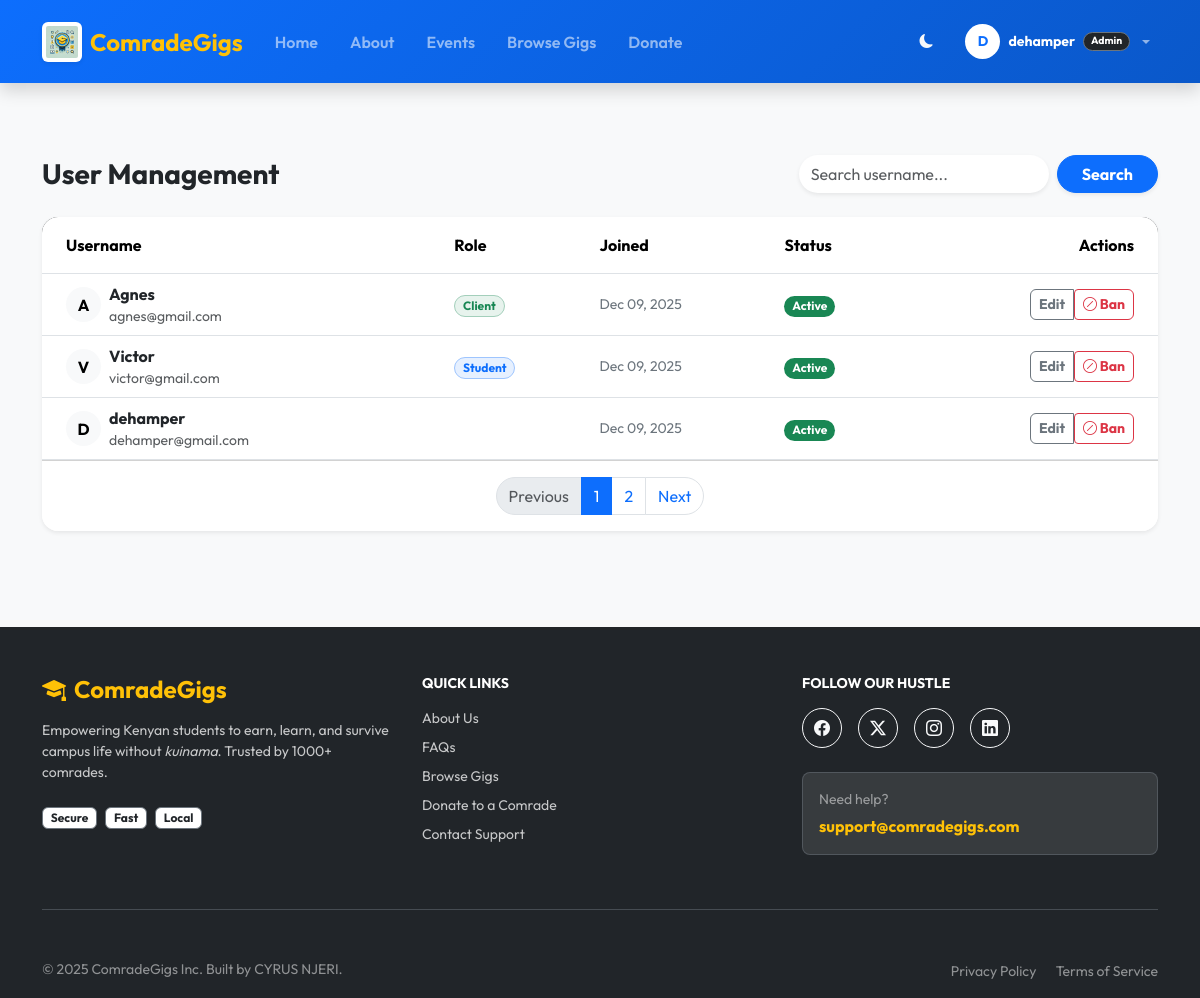
The app's page /admin-panel/users/ (signed in), older data.
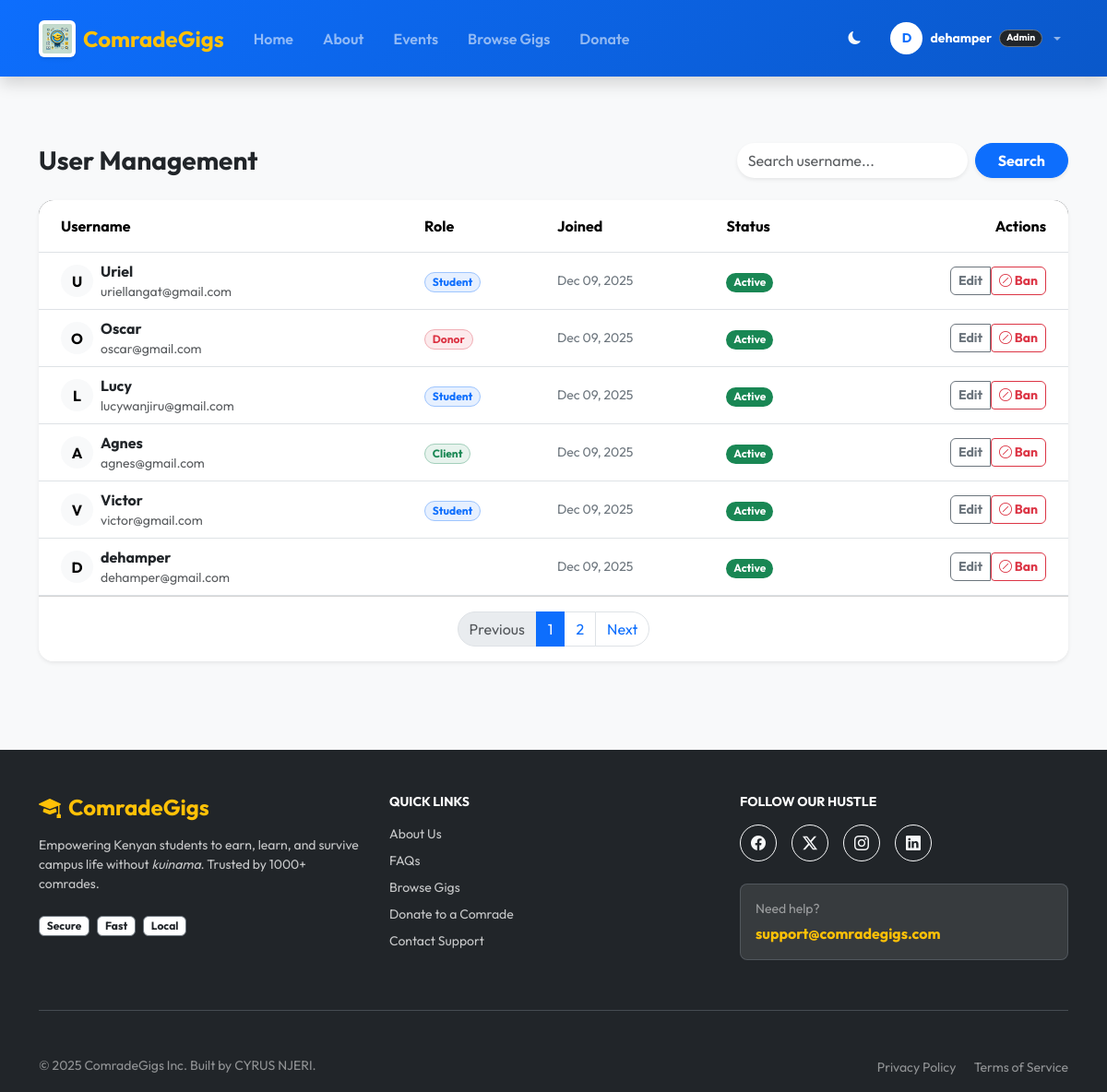
The same page, newer data.
### myapp/models.py (models this page shows, shortened)
class User(AbstractUser):
    role = models.CharField(max_length=10, choices=ROLE_CHOICES, default='student')
    is_verified = models.BooleanField(default=False)
    phone_number = models.CharField(max_length=15, blank=True, null=True, help_text="Required for M-Pesa")
    profile_image = models.ImageField(upload_to='profiles/', blank=True, null=True)

### myapp/views.py (the view)
# urls.py: path('admin-panel/users/', views.admin_users, name='admin_users'),
@login_required
def admin_users(request):
    if not request.user.is_superuser:
        return redirect('myapp:home')
    users = User.objects.all().order_by('-date_joined')
    return render(request, 'custom_admin/manage_users.html', {'users': users})

### myapp/templates/custom_admin/manage_users.html (shortened to what this page needs)
{% extends "base.html" %}
{% load static %}
{% block content %}
<section class="py-5 bg-light">
  <div class="container">
    <div class="d-flex justify-content-between align-items-center mb-4">
      <h3 class="fw-bold mb-0">User Management</h3>
      <div class="d-flex gap-2">
        <input type="text" class="form-control rounded-pill border-0 shadow-sm" placeholder="Search username..." style="width: 250px;">
        <button class="btn btn-primary rounded-pill px-4 fw-bold shadow-sm">Search</button>
      </div>
    </div>
    <div class="card border-0 shadow-sm rounded-4 overflow-hidden">
      <div class="table-responsive">
        <table class="table table-hover mb-0 align-middle">
          <thead class="bg-dark text-white">
            <tr>
              <th class="py-3 ps-4">Username</th>
              <th class="py-3">Role</th>
              <th class="py-3">Joined</th>
              <th class="py-3">Status</th>
              <th class="py-3 text-end pe-4">Actions</th>
            </tr>
          </thead>
          <tbody>
            {% for user in users %}
            <tr>
              <td class="ps-4">
                <div class="d-flex align-items-center">
                  <div class="bg-light rounded-circle d-flex align-items-center justify-content-center fw-bold me-2" style="width: 35px; height: 35px;">
                    {{ user.username|slice:":1"|upper }}
                  </div>
                  <div>
                    <div class="fw-bold text-dark">{{ user.username }}</div>
                    <div class="small text-muted">{{ user.email }}</div>
                  </div>
                </div>
              </td>
              <td>
                {% if user.role == 'student' %}
                  <span class="badge bg-primary bg-opacity-10 text-primary border border-primary-subtle rounded-pill">Student</span>
                {% elif user.role == 'client' %}
                  <span class="badge bg-success bg-opacity-10 text-success border border-success-subtle rounded-pill">Client</span>
                {% elif user.role == 'donor' %}
                  <span class="badge bg-danger bg-opacity-10 text-danger border border-danger-subtle rounded-pill">Donor</span>
                {% endif %}
              </td>
              <td class="text-secondary small">{{ user.date_joined|date:"M d, Y" }}</td>
              <td>
                {% if user.is_active %}
                  <span class="badge bg-success rounded-pill">Active</span>
                {% else %}
                  <span class="badge bg-secondary rounded-pill">Banned</span>
                {% endif %}
              </td>
              <td class="text-end pe-4">
                <div class="btn-group">
                  <a href="#" class="btn btn-sm btn-outline-secondary rounded-start fw-bold">Edit</a>
                  <form method="post" action="{% url 'myapp:admin_ban_user' user.id %}" onsubmit="return confirm('Are you sure you want to change this user\'s status?');">
                    {% if user.is_active %}
                      <button type="submit" class="btn btn-sm btn-outline-danger rounded-end fw-bold">
                        <i class="bi bi-slash-circle"></i> Ban
                      </button>
                    {% else %}
                      <button type="submit" class="btn btn-sm btn-success rounded-end fw-bold">
                        <i class="bi bi-check-circle"></i> Unban
                      </button>
                    {% endif %}
                  </form>
                </div>
              </td>
            </tr>
            {% endfor %}
          </tbody>
        </table>
      </div>
      <div class="card-footer bg-white py-3">
        <nav>
          <ul class="pagination justify-content-center mb-0">
            <li class="page-item disabled"><a class="page-link rounded-start-pill" href="#">Previous</a></li>
            <li class="page-item active"><a class="page-link" href="#">1</a></li>
            <li class="page-item"><a class="page-link" href="#">2</a></li>
            <li class="page-item"><a class="page-link rounded-end-pill" href="#">Next</a></li>
          </ul>
        </nav>
      </div>
    </div>
  </div>
</section>
{% endblock %}

### myapp/templates/base.html (shortened to what this page needs)
{% load static %}
<!doctype html>
<html lang="en" data-bs-theme="light">
  <head>
    <link href="https://cdn.jsdelivr.net/npm/bootstrap@5.3.2/dist/css/bootstrap.min.css" rel="stylesheet">
    <link rel="stylesheet" href="https://cdn.jsdelivr.net/npm/bootstrap-icons@1.11.1/font/bootstrap-icons.css">
  </head>
  <body class="d-flex flex-column min-vh-100 bg-light">
    <nav class="navbar navbar-expand-lg navbar-dark navbar-comrade shadow sticky-top py-3">
      <div class="container">
        <a class="navbar-brand d-flex align-items-center gap-2 fw-bold fs-4 text-warning" href="{% url 'myapp:home' %}">
          <img src="{% static 'images/icon.webp' %}" alt="Logo" class="rounded shadow-sm bg-white p-1">
          <span>ComradeGigs</span>
        </a>
        <div class="collapse navbar-collapse" id="mainNav">
          <ul class="navbar-nav me-auto mb-2 mb-lg-0">
            <li class="nav-item"><a class="nav-link px-3 fw-semibold" href="{% url 'myapp:home' %}">Home</a></li>
            <li class="nav-item"><a class="nav-link px-3 fw-semibold" href="{% url 'myapp:about' %}">About</a></li>
            <li class="nav-item"><a class="nav-link px-3 fw-semibold" href="{% url 'myapp:events' %}">Events</a></li>
            <li class="nav-item"><a class="nav-link px-3 fw-semibold" href="{% url 'myapp:job_list' %}">Browse Gigs</a></li>
            <li class="nav-item"><a class="nav-link px-3 fw-semibold" href="{% url 'myapp:donate' %}">Donate</a></li>
          </ul>
          <ul class="navbar-nav ms-auto align-items-lg-center gap-2">
            <li class="nav-item me-2">
              <button class="btn btn-sm btn-outline-light rounded-circle border-0" id="darkModeToggle" title="Toggle Night Mode"><i class="bi bi-moon-fill"></i></button>
            </li>
            {% if user.is_authenticated %}
              <li class="nav-item dropdown">
                <a class="nav-link dropdown-toggle d-flex align-items-center gap-2" href="#" role="button" data-bs-toggle="dropdown">
                  <div class="bg-white text-primary rounded-circle d-flex align-items-center justify-content-center fw-bold small" style="width: 35px; height: 35px;">
                    {{ user.username|slice:":1"|upper }}
                  </div>
                  <span class="text-white small fw-bold">{{ user.username }}</span>
                  {% if user.role == 'student' %}
                    <span class="badge bg-warning text-dark rounded-pill" style="font-size: 0.65rem;">Student</span>
                  {% elif user.role == 'client' %}
                    <span class="badge bg-success text-white rounded-pill" style="font-size: 0.65rem;">Client</span>
                  {% elif user.role == 'donor' %}
                    <span class="badge bg-danger text-white rounded-pill" style="font-size: 0.65rem;"><i class="bi bi-heart-fill me-1"></i>Donor</span>
                  {% elif user.is_superuser %}
                    <span class="badge bg-dark text-white border border-secondary rounded-pill" style="font-size: 0.65rem;">Admin</span>
                  {% endif %}
                </a>
              </li>
            {% endif %}
          </ul>
        </div>
      </div>
    </nav>
    <main class="flex-grow-1">
      {% block content %}{% endblock %}
    </main>
    <footer class="bg-dark text-white mt-5 pt-5 pb-3">
      <div class="container">
        <div class="row gy-4">
          <div class="col-md-4">
            <h4 class="fw-bold text-warning mb-3">
              <i class="bi bi-mortarboard-fill me-2"></i>ComradeGigs
            </h4>
            <p class="small opacity-75 mb-4">
              Empowering Kenyan students to earn, learn, and survive campus life without <em>kuinama</em>. Trusted by 1000+ comrades.
            </p>
            <div class="d-flex gap-2">
              <span class="badge bg-white text-dark fw-bold border border-secondary">Secure</span>
              <span class="badge bg-white text-dark fw-bold border border-secondary">Fast</span>
              <span class="badge bg-white text-dark fw-bold border border-secondary">Local</span>
            </div>
          </div>
          <div class="col-md-4">
            <h6 class="fw-bold mb-3 text-white text-uppercase small letter-spacing-1">Quick Links</h6>
            <ul class="list-unstyled small d-flex flex-column gap-2">
              <li><a href="{% url 'myapp:about' %}" class="text-white text-decoration-none opacity-75 hover-opacity-100 transition">About Us</a></li>
              <li><a href="{% url 'myapp:faqs' %}" class="text-white text-decoration-none opacity-75 hover-opacity-100 transition">FAQs</a></li>
              <li><a href="{% url 'myapp:job_list' %}" class="text-white text-decoration-none opacity-75 hover-opacity-100 transition">Browse Gigs</a></li>
              <li><a href="{% url 'myapp:donate' %}" class="text-white text-decoration-none opacity-75 hover-opacity-100 transition">Donate to a Comrade</a></li>
              <li><a href="{% url 'myapp:contact' %}" class="text-white text-decoration-none opacity-75 hover-opacity-100 transition">Contact Support</a></li>
            </ul>
          </div>
          <div class="col-md-4">
            <h6 class="fw-bold mb-3 text-white text-uppercase small letter-spacing-1">Follow Our Hustle</h6>
            <div class="d-flex gap-3 mb-4">
              <a href="https://facebook.com" target="_blank" class="btn btn-outline-light rounded-circle p-0 d-flex align-items-center justify-content-center" style="width: 40px; height: 40px;">
                <i class="bi bi-facebook"></i>
              </a>
              <a href="https://twitter.com" target="_blank" class="btn btn-outline-light rounded-circle p-0 d-flex align-items-center justify-content-center" style="width: 40px; height: 40px;">
                <i class="bi bi-twitter-x"></i>
              </a>
              <a href="https://instagram.com" target="_blank" class="btn btn-outline-light rounded-circle p-0 d-flex align-items-center justify-content-center" style="width: 40px; height: 40px;">
                <i class="bi bi-instagram"></i>
              </a>
              <a href="https://linkedin.com" target="_blank" class="btn btn-outline-light rounded-circle p-0 d-flex align-items-center justify-content-center" style="width: 40px; height: 40px;">
                <i class="bi bi-linkedin"></i>
              </a>
            </div>
            <div class="p-3 bg-white bg-opacity-10 rounded-3 border border-secondary border-opacity-50">
              <small class="d-block text-white-50 mb-1">Need help?</small>
              <a href="mailto:support@comradegigs.com" class="fw-bold text-warning text-decoration-none">support@comradegigs.com</a>
            </div>
          </div>
        </div>
        <hr class="my-5 border-secondary opacity-50">
        <div class="row align-items-center">
          <div class="col-md-6 text-center text-md-start">
            <p class="small opacity-50 mb-0">&copy; {% now "Y" %} ComradeGigs Inc. Built by CYRUS NJERI.</p>
          </div>
          <div class="col-md-6 text-center text-md-end">
            <a href="#" class="text-white opacity-50 small text-decoration-none me-3">Privacy Policy</a>
            <a href="#" class="text-white opacity-50 small text-decoration-none">Terms of Service</a>
          </div>
        </div>
      </div>
    </footer>
  </body>
</html>

### myapp/templates/base.html (style rules this page uses)
:root { --comrade-blue: #0d6efd; --comrade-gold: #ffc107; --comrade-dark-bg: #0d1117; --comrade-card-bg: #161b22; }
body { font-family: 'Outfit', sans-serif; }
.navbar-comrade { background: linear-gradient(135deg, #0d6efd, #0a58ca); }
.navbar-brand img { height: 40px; width: auto; object-fit: contain; }
body, .card, .navbar, .btn { transition: background-color 0.3s ease, color 0.3s ease, border-color 0.3s ease; }

Row changes from the older to the newer data that the page shows:
added User: username "U", username "Uriel", email "uriellangat@gmail.com", role "Student", date_joined "Dec 09, 2025", is_active "Active"
added User: username "O", username "Oscar", email "oscar@gmail.com", role "Donor", date_joined "Dec 09, 2025", is_active "Active"
added User: username "L", username "Lucy", email "lucywanjiru@gmail.com", role "Student", date_joined "Dec 09, 2025", is_active "Active"
